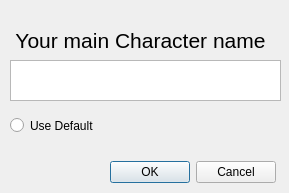
<?xml version="1.0" encoding="UTF-8"?>
<ui version="4.0">
 <class>Form</class>
 <widget class="QWidget" name="Form">
  <property name="geometry">
   <rect>
    <x>0</x>
    <y>0</y>
    <width>289</width>
    <height>193</height>
   </rect>
  </property>
  <property name="windowTitle">
   <string>Form</string>
  </property>
  <widget class="QLabel" name="label">
   <property name="geometry">
    <rect>
     <x>0</x>
     <y>0</y>
     <width>281</width>
     <height>81</height>
    </rect>
   </property>
   <property name="layoutDirection">
    <enum>Qt::LeftToRight</enum>
   </property>
   <property name="text">
    <string>&lt;html&gt;&lt;head/&gt;&lt;body&gt;&lt;p&gt;&lt;span style=&quot; font-size:16pt;&quot;&gt;Your main Character name&lt;/span&gt;&lt;/p&gt;&lt;/body&gt;&lt;/html&gt;</string>
   </property>
   <property name="textFormat">
    <enum>Qt::AutoText</enum>
   </property>
   <property name="alignment">
    <set>Qt::AlignCenter</set>
   </property>
  </widget>
  <widget class="QTextEdit" name="textEdit">
   <property name="geometry">
    <rect>
     <x>10</x>
     <y>60</y>
     <width>271</width>
     <height>41</height>
    </rect>
   </property>
  </widget>
  <widget class="QRadioButton" name="radioButton">
   <property name="geometry">
    <rect>
     <x>10</x>
     <y>110</y>
     <width>281</width>
     <height>31</height>
    </rect>
   </property>
   <property name="text">
    <string>Use Default</string>
   </property>
  </widget>
  <widget class="QDialogButtonBox" name="buttonBox">
   <property name="geometry">
    <rect>
     <x>110</x>
     <y>160</y>
     <width>166</width>
     <height>25</height>
    </rect>
   </property>
   <property name="standardButtons">
    <set>QDialogButtonBox::Cancel|QDialogButtonBox::Ok</set>
   </property>
  </widget>
 </widget>
 <resources/>
 <connections/>
</ui>
